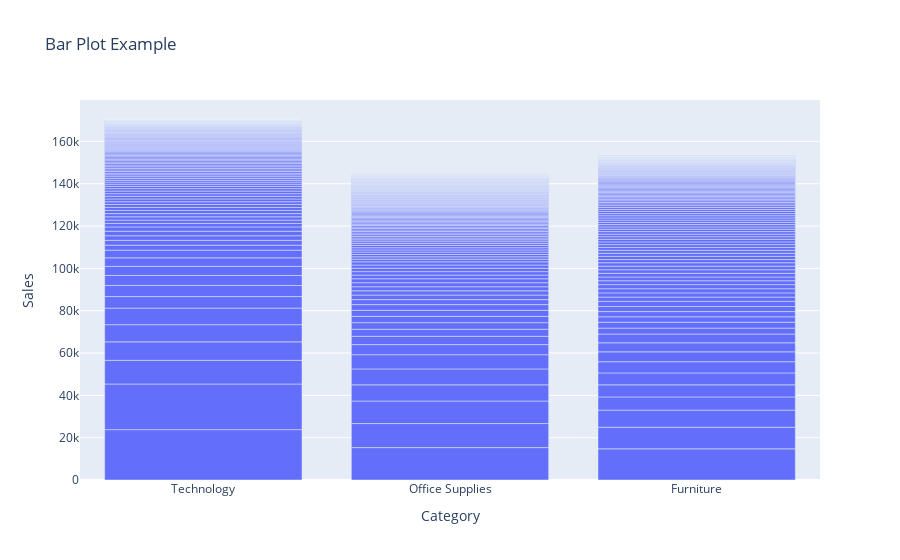

This figure's notebook cell:
### Code cell
import plotly.express as px


fig = px.bar(Category_byCity_sales2011,x='Category',y='Sales',title='Bar Plot Example')

fig.show()

### Figure 1 — Plotly figure (JSON) as saved in the notebook; plotly's stock layout.template omitted (floating-point values rounded to 4 significant figures; data arrays with more than 128 entries replaced by an {"elided": "..."} marker saying what was removed)
{"data": [{"alignmentgroup": "True", "hovertemplate": "Category=%{x}<br>Sales=%{y}<extra></extra>", "legendgroup": "", "marker": {"color": "#636efa", "pattern": {"shape": ""}}, "name": "", "offsetgroup": "", "orientation": "v", "showlegend": false, "textposition": "auto", "type": "bar", "x": {"elided": "495 str values"}, "xaxis": "x", "y": {"elided": "495 float values"}, "yaxis": "y"}], "layout": {"barmode": "relative", "legend": {"tracegroupgap": 0}, "title": {"text": "Bar Plot Example"}, "xaxis": {"anchor": "y", "domain": [0, 1], "title": {"text": "Category"}}, "yaxis": {"anchor": "x", "domain": [0, 1], "title": {"text": "Sales"}}}}
